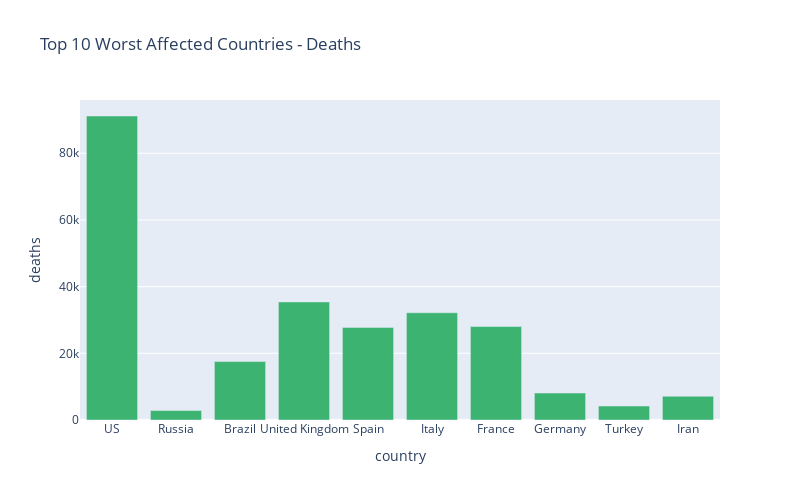

Notebook code for this chart:
### Code cell
px.bar(
    sort_countries.head(10),
    x = "country",
    y = "deaths",
    title = "Top 10 Worst Affected Countries - Deaths",
    color_discrete_sequence=['mediumseagreen'],
    height = 500, 
    width = 800
)

### Figure 1 — Plotly figure (JSON) as saved in the notebook; plotly's stock layout.template omitted (floating-point values rounded to 4 significant figures)
{"data": [{"alignmentgroup": "True", "hovertemplate": "country=%{x}<br>deaths=%{y}<extra></extra>", "legendgroup": "", "marker": {"color": "mediumseagreen"}, "name": "", "offsetgroup": "", "orientation": "v", "showlegend": false, "textposition": "auto", "type": "bar", "x": ["US", "Russia", "Brazil", "United Kingdom", "Spain", "Italy", "France", "Germany", "Turkey", "Iran"], "xaxis": "x", "y": [91179, 2837, 17509, 35421, 27778, 32169, 28025, 8081, 4199, 7119], "yaxis": "y"}], "layout": {"barmode": "relative", "height": 500, "legend": {"tracegroupgap": 0}, "title": {"text": "Top 10 Worst Affected Countries - Deaths"}, "width": 800, "xaxis": {"anchor": "y", "domain": [0, 1], "title": {"text": "country"}}, "yaxis": {"anchor": "x", "domain": [0, 1], "title": {"text": "deaths"}}}}
